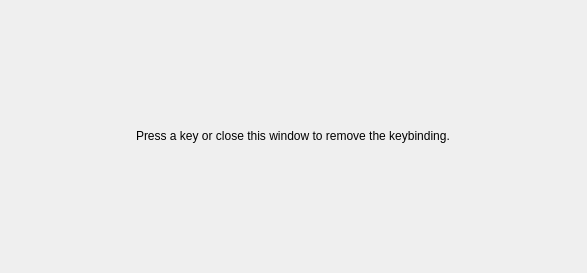
<?xml version="1.0" encoding="UTF-8"?>
<ui version="4.0">
 <class>keyboard_listener</class>
 <widget class="QDialog" name="keyboard_listener">
  <property name="geometry">
   <rect>
    <x>0</x>
    <y>0</y>
    <width>587</width>
    <height>273</height>
   </rect>
  </property>
  <property name="windowTitle">
   <string>Dialog</string>
  </property>
  <layout class="QVBoxLayout" name="verticalLayout">
   <item alignment="Qt::AlignHCenter|Qt::AlignVCenter">
    <widget class="QLabel" name="label">
     <property name="text">
      <string>Press a key or close this window to remove the keybinding.</string>
     </property>
    </widget>
   </item>
  </layout>
 </widget>
 <resources/>
 <connections/>
</ui>
